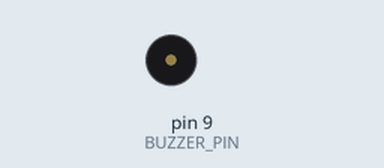
This sketch was run on a simulated Arduino Uno, built with avr-gcc and run on an emulated ATmega328P. On the bench: buzzer (waves = sounding). What the sketch prints to the serial monitor is not drawn.

Above: at 1.8 s.
At 6.3 s:
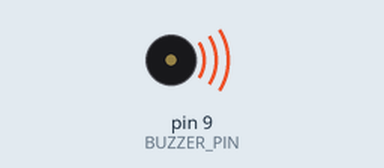
Timing chart, 0 to 6.6 s (numbered marks = the images above):
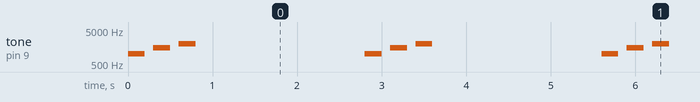

The sketch:

arduino.ino
```cpp
#define BUZZER_PIN 9

void setup() {
  Serial.begin(9600);
  pinMode(BUZZER_PIN, OUTPUT);

  Serial.println("Passive Buzzer Ready");
}

void playTone(int frequency, int duration) {
  tone(BUZZER_PIN, frequency);
  delay(duration);
  noTone(BUZZER_PIN);
}

void loop() {
  playTone(1000, 200);  // 1000 Hz for 200ms
  delay(100);
  playTone(1500, 200);  // 1500 Hz for 200ms
  delay(100);
  playTone(2000, 200);  // 2000 Hz for 200ms
  delay(2000);
}
```

Measured:
- by itself, tone on pin 9 (BUZZER_PIN): repeats every 2.8 s: silent 0.10 s, 1500 Hz 0.20 s, silent 0.10 s, 2000 Hz 0.20 s, silent 2.0 s, 1000 Hz 0.20 s
